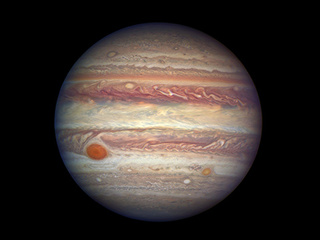
#> input picture practica/week2/pics/jupiter.jpg, 320 x 240 px, given in place of letter_p.png, which was not available
$ jupyter execute --allow-errors numpy_opdracht1.ipynb   (text cells are left out)
#> lines starting #> are read from the running program, lines starting #| are printed output that depends on the picture; pictures that were not available may be replaced by others from this repository, and a replacement may not be noted
[cell 1]
import csv
import cv2
import numpy as np
import pandas as pd
import matplotlib.pyplot as plt
from PIL import Image
from scipy import ndimage

[cell 2]
pImg = cv2.imread("pics/letter_p.png")
#> pImg is the input picture: shape (240, 320, 3); mean B, G, R 46.4, 50.4, 58.7

# Maak een raster voor 4 images

fig, axs = plt.subplots(2, 2, sharey=True)
axs[0][0].imshow(pImg)

# Spiegel over de verticale as

qImg = np.flip(pImg, axis=1)
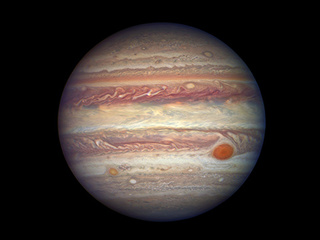
#> qImg: shape (240, 320, 3); mean B, G, R 46.4, 50.4, 58.7
axs[0][1].imshow(qImg)

#Spiegel over de horizontale as

bImg = np.flip(pImg, axis=0)
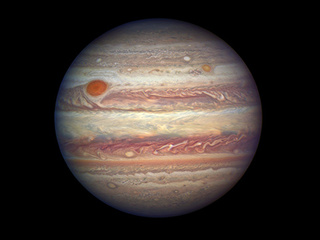
#> bImg: shape (240, 320, 3); mean B, G, R 46.4, 50.4, 58.7
axs[1][0].imshow(bImg)

dImg = np.flip(bImg, axis=1)
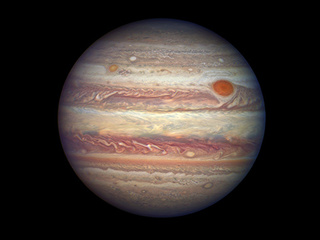
#> dImg: shape (240, 320, 3); mean B, G, R 46.4, 50.4, 58.7
axs[1][1].imshow(dImg)
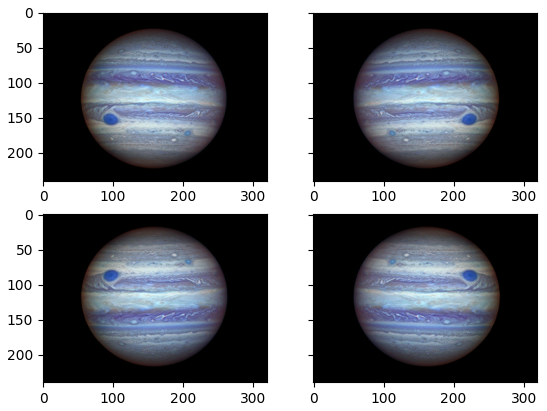
#> figure drawn by matplotlib, 4 panels; B, G, R data is drawn as R, G, B

[cell 3]
filename = "csv/planets.csv"

#> (a cell that did not finish here is left out)

#> (a cell that did not finish here is left out)

[cell 6]
img = Image.open('../../pics/earth.jpg')
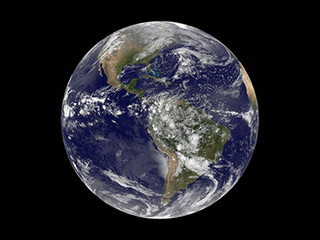
#> input picture practica/week2/pics/earth.jpg, 320 x 240 px, found by its file name
#> img is the input picture: PIL image 320x240 RGB; mean R, G, B 36.6, 36.7, 42.5
type(img)
print(img)
#| <PIL.JpegImagePlugin.JpegImageFile image mode=RGB size=320x240 at 0x7F83D196F950>
img.show()
